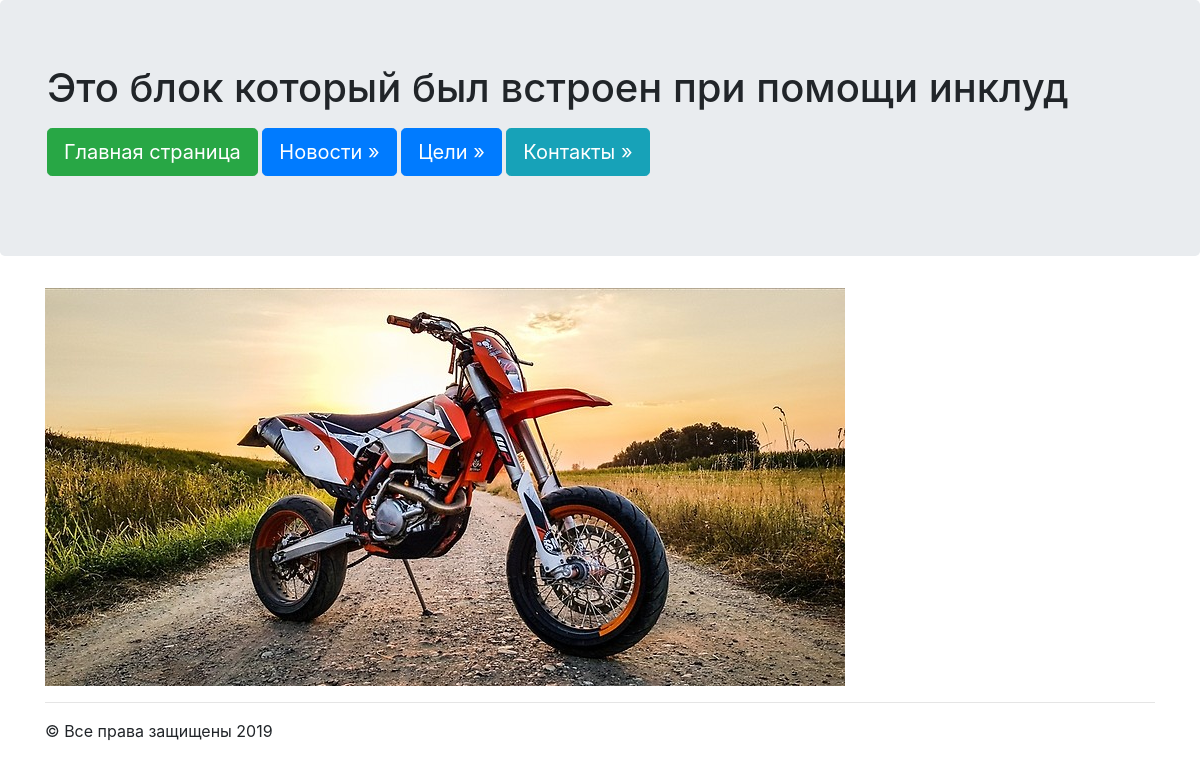
Before: /news/ with the older database file.
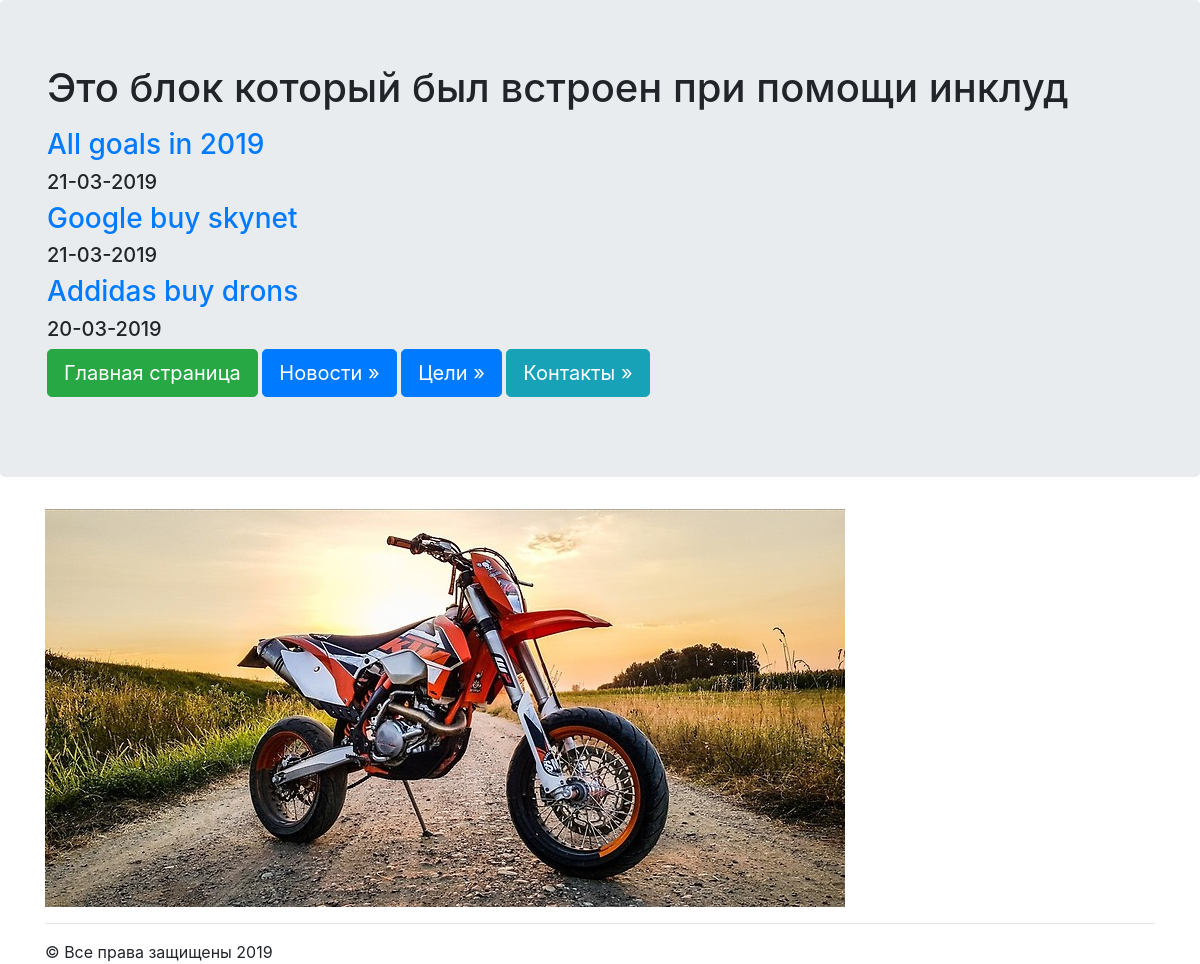
After: the same page with the newer database file.
### news/models.py (models this page shows, shortened)
class Articles(models.Model):
    title = models.CharField(max_length=120)
    post = models.TextField()
    date = models.DateTimeField()

### news/templates/news/posts.html
{% extends "mainApp/wrapper.html" %}
{% block content %}
    {% for post in object_list %}
        <a href="/news/{{post.id}}"><h3>{{post.title}}</h3></a>
        <h5>{{post.date|date:"d-m-Y"}}</h5>
    {% endfor %}
{% endblock %}

### mainApp/templates/mainApp/wrapper.html (shortened to what this page needs)
<!DOCTYPE html>
<html lang="en">
<head>
    {% load staticfiles %}
    <link rel="stylesheet" href="{% static 'css/bootstrap.min.css' %}" type="text/css">
</head>
<body>
<div class="jumbotron">
    <div class="container">
        <h1> {% include "mainApp/includes/some_html.html" %}</h1>
        {% block content %}
        {% endblock %}
        <p>
            <a href="/" class="btn btn-success btn-lg">Главная страница</a>
            <a href="/news" class="btn btn-primary btn-lg">Новости &raquo;</a>
            <a href="/goal" class="btn btn-primary btn-lg">Цели &raquo;</a>
            <a href="/contact" class="btn btn-info btn-lg">Контакты &raquo;</a>
        </p>
    </div>
</div>
<div class="container">
    <img src="{% static 'mainApp/image/moto.jpg' %}"
         class="img-thumball">
    <hr>
    &copy; Все права защищены 2019
</div>
</body>
</html>

### mainApp/templates/mainApp/includes/some_html.html
{% block content %}
<p>Это блок который был встроен при помощи инклуд</p>
{% endblock %}

Changed rows visible on the page:
added Articles: title "All goals in 2019", date "21-03-2019"
added Articles: title "Google buy skynet", date "21-03-2019"
added Articles: title "Addidas buy drons", date "20-03-2019"
